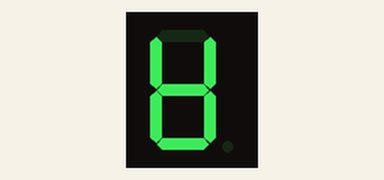
This sketch was run on a simulated Arduino Uno, built with avr-gcc and run on an emulated ATmega328P. On the bench: 1-digit seven-segment display. Wiring (inferred from the names in the program): 1-digit 7-segment display, segments lit when LOW: segments pin 2, pin 3, pin 4, pin 5, pin 6, pin 9, pin 10. The segment pins are drawn as the display they are named for.

Above: at 0.15 s.
At 1.05 s:
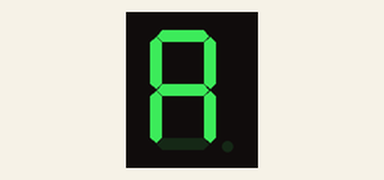
At 1.95 s:
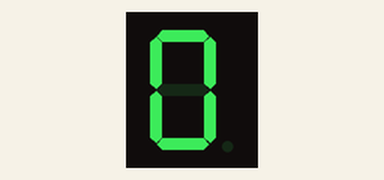

The sketch:

K331.ino
```cpp
int segA = 2;                	//definiraj seg_a = 2
int segB = 3;                	//definiraj seg_b = 3
int segC = 4;                	//definiraj seg_c = 4
int segD = 5;                	//definiraj seg_d = 5
int segE = 6;                	//definiraj seg_e = 6
int segF = 9;                	//definiraj seg_f = 9
int segG = 10;               	//definiraj seg_g = 10

void setup() {
pinMode(segA, OUTPUT);       	//postavi izvod segA kao izlazni
pinMode(segB, OUTPUT);       	//postavi izvod segB kao izlazni
pinMode(segC, OUTPUT);       	//postavi izvod segC kao izlazni
pinMode(segD, OUTPUT);       	//postavi izvod segD kao izlazni
pinMode(segE, OUTPUT);       	//postavi izvod segE kao izlazni
pinMode(segF, OUTPUT);       	//postavi izvod segF kao izlazni
pinMode(segG, OUTPUT);       	//postavi izvod segG kao izlazni
digitalWrite(segA, LOW);     	//isključi a segment - početno stanje
digitalWrite(segB, LOW);     	//isključi b segment - početno stanje
digitalWrite(segC, LOW);     	//isključi c segment - početno stanje
digitalWrite(segD, LOW);     	//isključi d segment - početno stanje
digitalWrite(segE, LOW);     	//isključi e segment - početno stanje
digitalWrite(segF, LOW);     	//isključi f segment - početno stanje
digitalWrite(segG, LOW);     	//isključi g segment - početno stanje
}

void loop() {
digitalWrite(segA, HIGH);    	//uključi a segment
delay(300);                   	//čekaj 300 ms
digitalWrite(segA, LOW);     	//isključi a segment
digitalWrite(segB, HIGH);    	//uključi b segment
delay(300);                   	//čekaj 300 ms
digitalWrite(segB, LOW);     	//isključi b segment
digitalWrite(segC, HIGH);    	//uključi c segment
delay(300);                   	//čekaj 300 ms
digitalWrite(segC, LOW);     	//isključi c segment
digitalWrite(segD, HIGH);    	//uključi d segment
delay(300);                   	//čekaj 300 ms
digitalWrite(segD, LOW);     	//isključi d segment
digitalWrite(segE, HIGH);    	//uključi e segment
delay(300);                   	//čekaj 300 ms
digitalWrite(segE, LOW);     	//isključi e segment
digitalWrite(segF, HIGH);    	//uključi f segment
delay(300);                   	//čekaj 300 ms
digitalWrite(segF, LOW);     	//isključi f segment
digitalWrite(segG, HIGH);    	//uključi g segment
delay(300);                   	//čekaj 300 ms
digitalWrite(segG, LOW);     	//isključi g segment
}
```

Measured:
- by itself, everything shown: repeats every 2.1 s, in 8 steps
